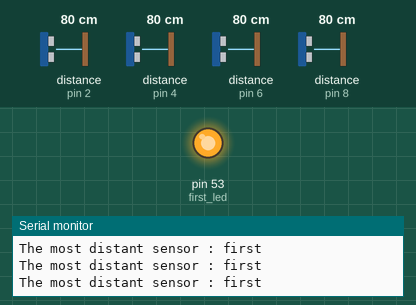
This sketch was run on a simulated Arduino Mega 2560, built with avr-gcc and run on an emulated ATmega2560. Shown: output pins drawn as LEDs (lit = HIGH), the last lines printed to the serial monitor. Wiring (inferred from the names in the program): 4 × ultrasonic range finder: trigger pin 3, echo pin 2 / trigger pin 5, echo pin 4 / trigger pin 7, echo pin 6 / trigger pin 9, echo pin 8. The inputs (shaded band) are chosen by the test bench; at power-on: distance to the obstacle (sensors on pin 2, pin 4, pin 6, pin 8) 80 cm. The echo pulse lasts 58.3 µs per cm; pins used as bus, display or sensor lines are not drawn.

Above: at 1.2 s.
1.3 s: distance to the obstacle (sensor on pin 2) set to 74 cm
At 2.1 s:
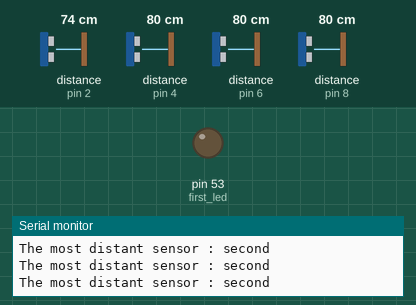
2.8 s: distance to the obstacle (sensor on pin 4) set to 2 cm
4.7 s: distance to the obstacle (sensor on pin 6) set to 2 cm
6.6 s: distance to the obstacle (sensor on pin 8) set to 69 cm
At 7.1 s:
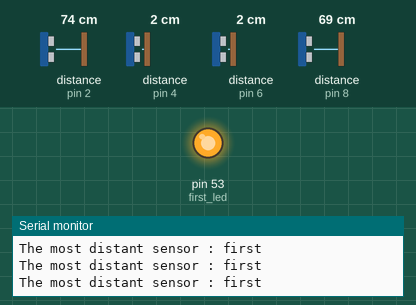
9.6 s: distance to the obstacle (sensor on pin 6) set to 70 cm
12.6 s: distance to the obstacle (sensor on pin 6) set to 77 cm
At 13.7 s:
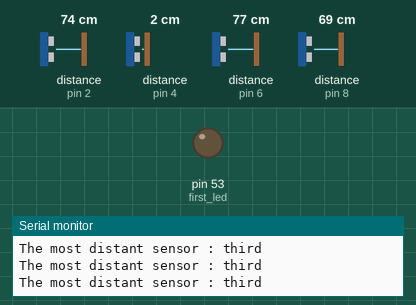
Timing chart, 0 to 15.6 s (numbered marks = the images above; inputs shaded):
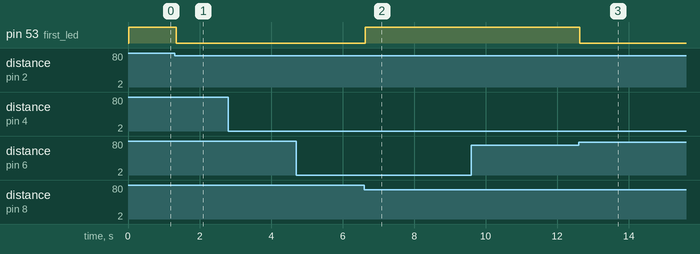

Measured:
- the behaviour switches between 80 and 79 cm on distance to the obstacle (sensor on pin 2) (found by bisection; images 0 and 1)
- the behaviour switches between 75 and 74 cm on distance to the obstacle (sensor on pin 8) (found by bisection; images 1 and 2)
- the behaviour switches between 74 and 75 cm on distance to the obstacle (sensor on pin 6) (found by bisection; images 2 and 3)
- after the input at 1.3 s, pin 53 (first_led): HIGH → LOW after 0.05 s
- after the input at 6.6 s, pin 53 (first_led): LOW → HIGH at once
- after the input at 12.6 s, pin 53 (first_led): HIGH → LOW at once

The sketch:

four-distance-sensor.ino
```cpp
#define first_trig 3
#define first_echo 2
#define first_led 53
#define second_trig 5
#define second_echo 4
#define second_led 51
#define third_trig 7
#define third_echo 6
#define third_led 49
#define fourth_trig 9
#define fourth_echo 8
#define fourth_led 47


void setup() {
  //OUTPUTS
  pinMode(first_trig, OUTPUT);
  pinMode(second_trig, OUTPUT);
  pinMode(third_trig, OUTPUT);
  pinMode(fourth_trig, OUTPUT);
  pinMode(first_led, OUTPUT);

  //INPUTS
  pinMode(first_echo, INPUT);
  pinMode(second_echo, INPUT);
  pinMode(third_echo, INPUT);
  pinMode(fourth_echo, INPUT);

  Serial.begin(9600);
}

void loop() {
  int arr[] = {calculateDistance(first_echo, first_trig), calculateDistance(second_echo, second_trig), calculateDistance(third_echo, third_trig), calculateDistance(fourth_echo, fourth_trig)};
  String order[] = {"first", "second", "third", "fourth"};
  int max_distance = arr[0];
  int max_order = 0;
  int leds[] = {first_led, second_led, third_led, fourth_led};
  for(int i=0; i<4; i++) {
    if (max_distance < arr[i]) {
      max_distance = arr[i];
      max_order = i;
    }
  }

  for(int i=0; i<4; i++) {
    if (i == max_order) {
      digitalWrite(leds[i], HIGH);
    } else {
      digitalWrite(leds[i], LOW);
    }
  }

  Serial.print("The most distant sensor : ");
  Serial.print(order[max_order]);
  Serial.print("\n");
}

int calculateDistance(int echo, int trigger) {
  int timee, distance;

  digitalWrite(trigger, HIGH);
  delayMicroseconds(1000);
  digitalWrite(trigger, LOW);

  timee = pulseIn(echo, HIGH);
  distance = (timee/2) / 29.1;

  return distance;
}
```
